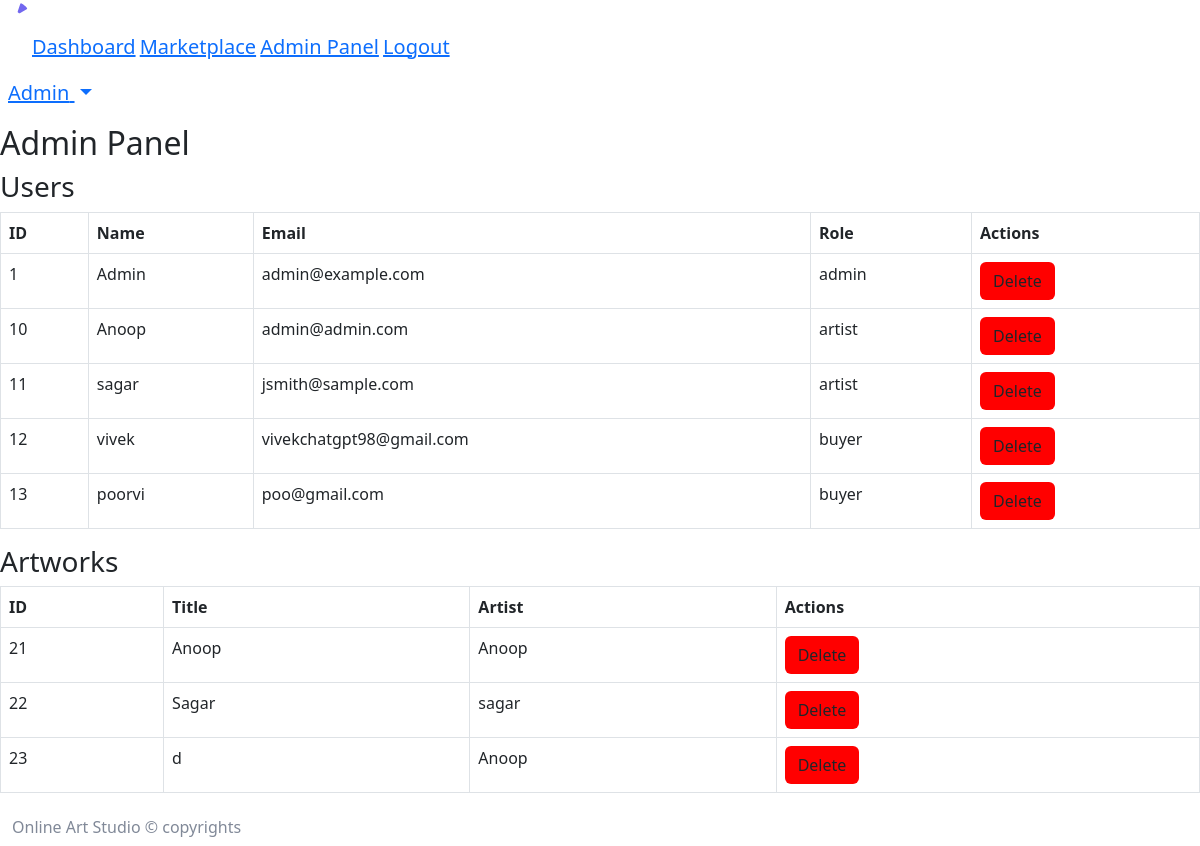
Page /views/admin-panel.php (signed in) on the committed database.
### tables this page shows
CREATE TABLE `users` (
  `id` int(11) NOT NULL,
  `name` varchar(255) NOT NULL,
  `email` varchar(255) NOT NULL,
  `password` varchar(255) NOT NULL,
  `role` enum('artist','buyer','admin') NOT NULL DEFAULT 'buyer',
  `created_at` timestamp NOT NULL DEFAULT current_timestamp()
);

CREATE TABLE `artworks` (
  `id` int(11) NOT NULL,
  `title` varchar(255) NOT NULL,
  `description` text NOT NULL,
  `image` varchar(255) NOT NULL,
  `price` decimal(10,2) NOT NULL,
  `artist_id` int(11) NOT NULL,
  `created_at` timestamp NOT NULL DEFAULT current_timestamp()
);

### controllers/admin.php (called while the page is built, shortened)
<?php
function getAllUsers($conn) {
    return mysqli_query($conn, "SELECT * FROM users");
}
function getAllArtworks($conn) {
    return mysqli_query($conn, "SELECT artworks.*, users.name AS artist_name FROM artworks JOIN users ON artworks.artist_id = users.id");
}
?>

### views/admin-panel.php (the view, shortened to what this page needs)
<?php
include '../config/db.php';
include '../controllers/admin.php';
?>
<!DOCTYPE html>
<html lang="en">
<head>
    <link rel="stylesheet" href="../assets/css/style.css">
    <link rel="stylesheet" href="https://cdn.jsdelivr.net/npm/bootstrap@5.3.0/dist/css/bootstrap.min.css">
</head>
<body>
    <?php include '../views/includes/sidebar.php'; ?>
    <?php include '../views/includes/topbar.php'; ?>
    <div class="pc-container">
        <div class="pc-content">
            <h2>Admin Panel</h2>
            <h3>Users</h3>
            <div class="table-responsive">
                <table class="table table-bordered">
                    <tr>
                        <th>ID</th>
                        <th>Name</th>
                        <th>Email</th>
                        <th>Role</th>
                        <th>Actions</th>
                    </tr>
                    <?php
                    $users = getAllUsers($conn);
                    while ($user = $users->fetch_assoc()) {
                        echo "<tr>";
                        echo "<td>" . $user['id'] . "</td>";
                        echo "<td>" . $user['name'] . "</td>";
                        echo "<td>" . $user['email'] . "</td>";
                        echo "<td>" . $user['role'] . "</td>";
                        echo "<td><button class='btn btn-delete' onclick='deleteUser(" . $user['id'] . ")'>Delete</button></td>";
                        echo "</tr>";
                    }
                    ?>
                </table>
            </div>
            <h3>Artworks</h3>
            <div class="table-responsive">
                <table class="table table-bordered">
                    <tr>
                        <th>ID</th>
                        <th>Title</th>
                        <th>Artist</th>
                        <th>Actions</th>
                    </tr>
                    <?php
                    $artworks = getAllArtworks($conn);
                    while ($art = $artworks->fetch_assoc()) {
                        echo "<tr>";
                        echo "<td>" . $art['id'] . "</td>";
                        echo "<td>" . $art['title'] . "</td>";
                        echo "<td>" . $art['artist_name'] . "</td>";
                        echo "<td><button class='btn btn-delete' onclick='deleteArtwork(" . $art['id'] . ")'>Delete</button></td>";
                        echo "</tr>";
                    }
                    ?>
                </table>
            </div>
        </div>
    </div>
    <?php include '../views/includes/footer.php'; ?>
</body>
</html>

### home/assets/css/style.css (style rules this page uses)
* { padding: 0; margin: 0; }
* { -webkit-box-sizing:border-box; -moz-box-sizing:border-box; -o-box-sizing:border-box; -ms-box-sizing:border-box; box-sizing:border-box; }
body { font-family: 'Poppins', sans-serif; font-size:16px; color:#818998; text-transform:initial; max-width:1920px; margin:0 auto; overflow-x:hidden; }
h1,h2,h3,h4,h5,h6 { margin: 0; color:#444a57; font-size: 20px; font-weight: 500; text-transform: capitalize; }
select,input,textarea,button,.form-control { box-shadow:none;outline:0!important; }
button { background: transparent;border: 0;font-size: 16px;text-transform: capitalize; }
html,body { height: 100%; }

### views/admin-panel.php (style rules this page uses)
.table-responsive { overflow-x: auto; max-width: 100%; }
table { width: 100%; border-collapse: collapse; }
th, td { padding: 12px; text-align: left; border-bottom: 1px solid #ddd; white-space: nowrap; }
th { background-color: #007bff; color: white; }
button { padding: 5px 10px; border: none; cursor: pointer; color: white; border-radius: 5px; }
.btn-delete { background-color: red; }

### rows in the picture
users: id "1", name "Admin", email "admin@example.com", role "admin"
users: id "10", name "Anoop", email "admin@admin.com", role "artist"
users: id "11", name "sagar", email "jsmith@sample.com", role "artist"
users: id "12", name "vivek", email "vivekchatgpt98@gmail.com", role "buyer"
users: id "13", name "poorvi", email "poo@gmail.com", role "buyer"
artworks: id "21", title "Anoop", artist.name "Anoop"
artworks: id "22", title "Sagar", artist.name "sagar"
artworks: id "23", title "d", artist.name "Anoop"

### other values in the picture
$_SESSION['user_role'] "Admin"
